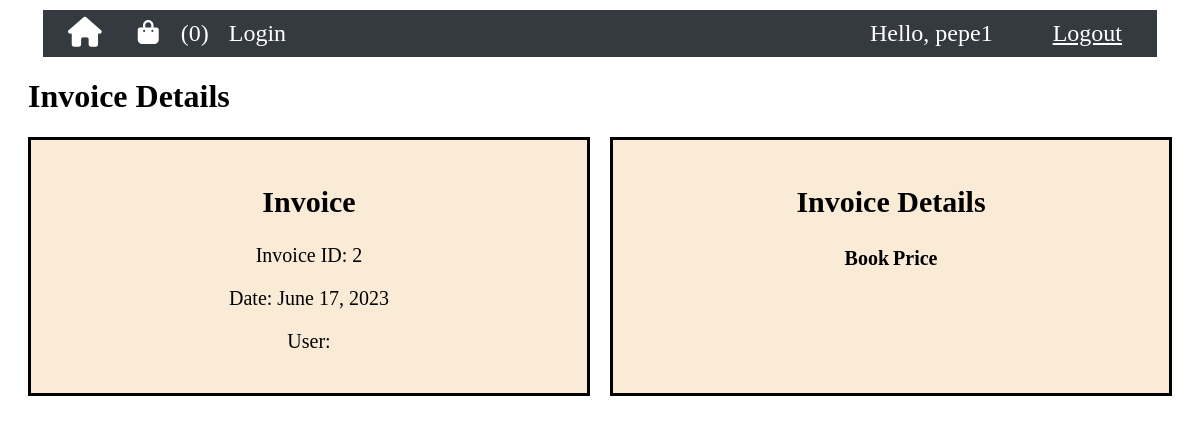
Screenshot of /invoice/2/book/2/ (signed in) with the database file from the repository.
### book_store_arboleda/models.py (models this page shows, shortened)
class Cart(models.Model):
    user = models.OneToOneField(User, on_delete=models.CASCADE)
    books=models.ManyToManyField(Book)
    book_count = models.PositiveIntegerField(default=0)
    total_amount = models.DecimalField(max_digits=10, decimal_places=2, default=0)

class Invoice(models.Model):
    payment = models.ForeignKey(Payment, on_delete=models.CASCADE)
    customer = models.ForeignKey(Customer, on_delete=models.CASCADE)
    date = models.DateField(auto_now_add=True)

### book_store_arboleda/views.py (the view)
# urls.py: path('invoice/<int:invoice_id>/book/<int:book_id>/', views.invoice_detail, name='invoice_detail'),
def invoice_detail(request, invoice_id, book_id):
    invoice = get_object_or_404(Invoice, id=invoice_id)
    invoice_details = Invoice_detail.objects.filter(invoice=invoice)
    books = [invoice_detail.book for invoice_detail in invoice_details]
    book = Book.objects.get(id=book_id)
    user = request.user
    cart = Cart.objects.get(user=user)
    context = {
        'invoice': invoice,
        'books': books,
        'book': book,
        'cart': cart,
    }
    print('--- book id: ', book_id)
    print('--- invoice id: ', invoice)
    return render(request, 'book_store_arboleda/invoice_detail.html', context)

### book_store_arboleda/templates/book_store_arboleda/invoice_detail.html (shortened to what this page needs)
{% extends "book_store_arboleda/base.html" %}
{% load static %}
{% block css %}
<link rel="stylesheet" type="text/css" href="{% static 'css/book_store_arboleda/invoice_detail.css' %}">
{% endblock %}
{% block content %}
<div class="main-content">
  <h1>Invoice Details</h1>
  <div class="invoice-section">
    <div class="invoice-info">
      <h2>Invoice</h2>
      <p>Invoice ID: {{ invoice.id }}</p>
      <p>Date: {{ invoice.date }}</p>
      <p>User: {{ invoice.user.username }}</p>
    </div>
    <div class="invoice-order">
      <h2>Invoice Details</h2>
      <div class="table">
        <table>
          <thead>
            <tr>
              <th>Book</th>
              <th>Price</th>
            </tr>
          </thead>
        </table>
      </div>
    </div>
  </div>
</div>
{% endblock %}

### book_store_arboleda/templates/book_store_arboleda/navbar.html (shortened to what this page needs)
<!DOCTYPE html>
<html lang="en">
<head>
{% load static %}
{% block css %}
<link rel="stylesheet" type="text/css" href="{% static 'css/book_store_arboleda/navbar1.css' %}">
{% endblock %}
</head>
<body>
{% block content %}
  <nav class="navbar">
    <ul>
      <li><a class="nav-link" href="{% url 'home' %}"><i class="fa-solid fa-home fa-lg"></i></a></li>
      {% if request.user.is_staff %}
      <li><a class="nav-link" href="{% url 'addbook' %}">Add Books</a></li>
      {% else %}
        <li><a class="nav-link" href="{% url 'viewcart' %}"><i class="fa-solid fa-bag-shopping"></i></a>
          {% if request.user.is_authenticated %}
            {% if cart %}
              <span class="book-count">({{ cart.book_count }})</span>
            {% else %}
              <span class="book-count">(0)</span>
            {% endif %}
          {% endif %}
        </li>
      {% endif %}
      <li><a class="nav-link" href="{% url 'login' %}">Login</a></li>
    </ul>
    <div class="navbar-right">
      <span class="hello-msg">Hello, {{ request.user }}</span>
      <span><a class="hello-msg" href="{% url 'logout' %}">Logout</a></span>
    </div>
  </nav>
{% endblock %}
</body>
</html>

### static/css/book_store_arboleda/invoice_detail.css (style rules this page uses)
.main-content { margin: 20px; }
.invoice-section { display: flex; gap: 20px; margin: 0 auto; max-width: 1200px; }
.invoice-info, .invoice-order { flex: 1; border: solid; text-align: center; font-size: 20px; padding: 20px; background-color: antiquewhite; }
.table { display: flex; flex-direction: column; align-items: center; justify-content: center; padding-bottom: 30px; text-align: start; }

### static/css/book_store_arboleda/navbar1.css (style rules this page uses)
.navbar { display: flex; justify-content: space-between; align-items: center; background-color: #343a40; padding: 10px 15px 10px 15px; margin: 10px 35px 10px 35px;; }
ul { display: flex; list-style: none; margin: 0; padding: 0; font-size: 1.5rem; }
li { margin: 0 10px; }
.nav-link { padding-right: 1rem; text-decoration: none; color: #fff; }
.hello-msg { color: #fff; padding-right: 20px; margin-left: 20px; }
.navbar-right { justify-content: flex-end; display: flex; align-items: center; font-size: 1.5rem; }
.navbar-right span { margin-left: 20px; }
.book-count { color: white; }

### rows the page displays
Cart: book_count "0"
Invoice: id "2", date "June 17, 2023"

### other values shown
{{ request.user }} "pepe1"
